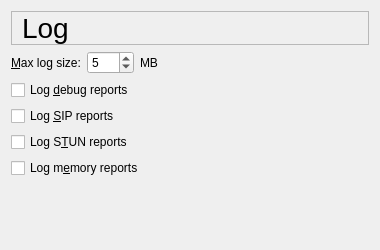
     <widget class="QWidget" name="pageLog">
      <layout class="QVBoxLayout">
       <item>
        <widget class="QLabel" name="logTitleTextLabel">
         <property name="font">
          <font>
           <pointsize>21</pointsize>
          </font>
         </property>
         <property name="frameShape">
          <enum>QFrame::StyledPanel</enum>
         </property>
         <property name="text">
          <string>Log</string>
         </property>
         <property name="wordWrap">
          <bool>false</bool>
         </property>
         <property name="indent">
          <number>10</number>
         </property>
        </widget>
       </item>
       <item>
        <layout class="QHBoxLayout">
         <item>
          <widget class="QLabel" name="logMaxSizeTextLabel">
           <property name="text">
            <string>&amp;Max log size:</string>
           </property>
           <property name="wordWrap">
            <bool>false</bool>
           </property>
           <property name="buddy">
            <cstring>logMaxSizeSpinBox</cstring>
           </property>
          </widget>
         </item>
         <item>
          <widget class="QSpinBox" name="logMaxSizeSpinBox">
           <property name="whatsThis">
            <string>The maximum size of a log file in MB. When the log file exceeds this size, a backup of the log file is created and the current log file is zapped. Only one backup log file will be kept.</string>
           </property>
           <property name="minimum">
            <number>1</number>
           </property>
           <property name="maximum">
            <number>100</number>
           </property>
           <property name="singleStep">
            <number>5</number>
           </property>
           <property name="value">
            <number>5</number>
           </property>
          </widget>
         </item>
         <item>
          <widget class="QLabel" name="logSizeMbTextLabel">
           <property name="text">
            <string>MB</string>
           </property>
           <property name="wordWrap">
            <bool>false</bool>
           </property>
          </widget>
         </item>
         <item>
          <spacer name="spacer7">
           <property name="orientation">
            <enum>Qt::Horizontal</enum>
           </property>
           <property name="sizeType">
            <enum>QSizePolicy::Expanding</enum>
           </property>
           <property name="sizeHint" stdset="0">
            <size>
             <width>211</width>
             <height>20</height>
            </size>
           </property>
          </spacer>
         </item>
        </layout>
       </item>
       <item>
        <widget class="QCheckBox" name="logDebugCheckBox">
         <property name="whatsThis">
          <string>Indicates if reports marked as &quot;debug&quot; will be logged.</string>
         </property>
         <property name="text">
          <string>Log &amp;debug reports</string>
         </property>
         <property name="shortcut">
          <string>Alt+D</string>
         </property>
        </widget>
       </item>
       <item>
        <widget class="QCheckBox" name="logSipCheckBox">
         <property name="whatsThis">
          <string>Indicates if SIP messages will be logged.</string>
         </property>
         <property name="text">
          <string>Log &amp;SIP reports</string>
         </property>
         <property name="shortcut">
          <string>Alt+S</string>
         </property>
        </widget>
       </item>
       <item>
        <widget class="QCheckBox" name="logStunCheckBox">
         <property name="whatsThis">
          <string>Indicates if STUN messages will be logged.</string>
         </property>
         <property name="text">
          <string>Log S&amp;TUN reports</string>
         </property>
         <property name="shortcut">
          <string>Alt+T</string>
         </property>
        </widget>
       </item>
       <item>
        <widget class="QCheckBox" name="logMemoryCheckBox">
         <property name="whatsThis">
          <string>Indicates if reports concerning memory management will be logged.</string>
         </property>
         <property name="text">
          <string>Log m&amp;emory reports</string>
         </property>
         <property name="shortcut">
          <string>Alt+E</string>
         </property>
        </widget>
       </item>
       <item>
        <spacer name="spacer6">
         <property name="orientation">
          <enum>Qt::Vertical</enum>
         </property>
         <property name="sizeType">
          <enum>QSizePolicy::Expanding</enum>
         </property>
         <property name="sizeHint" stdset="0">
          <size>
           <width>20</width>
           <height>61</height>
          </size>
         </property>
        </spacer>
       </item>
      </layout>
     </widget>
